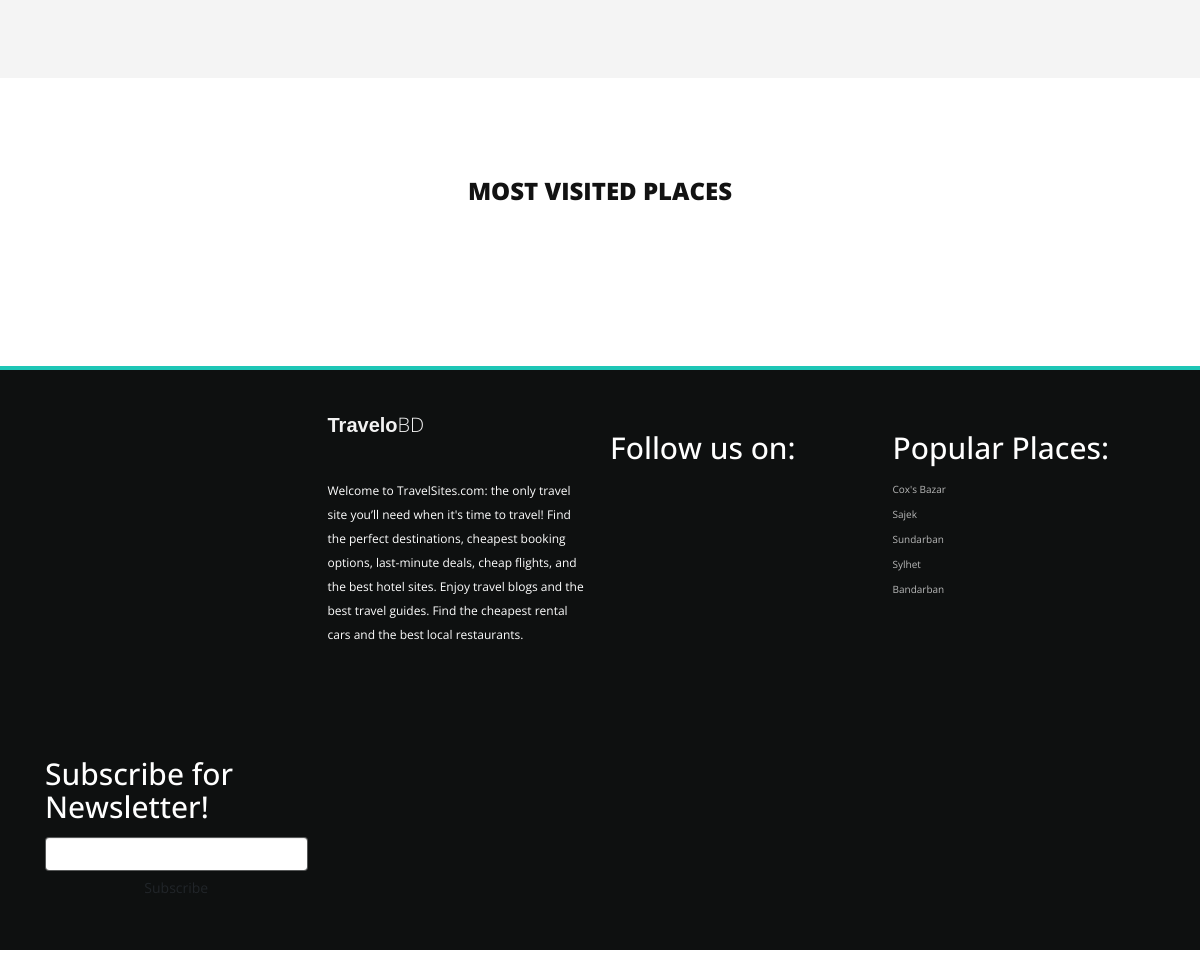
Before: /flight/ (lower part) with the older database file.
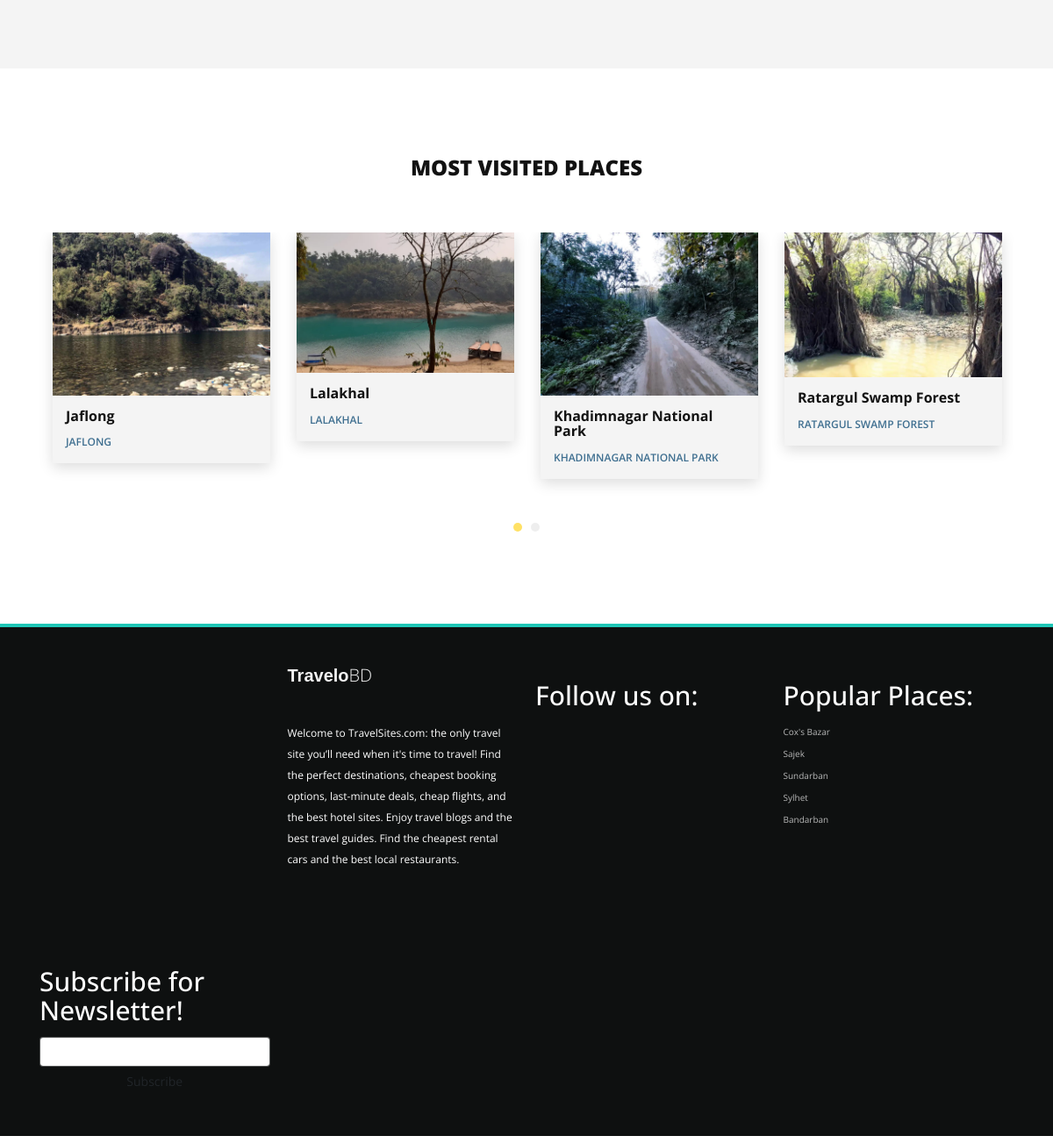
After: the same page with the newer database file.
### traveloBD/models.py (models this page shows, shortened)
class Tour_places(models.Model):
    name = models.CharField(null=False, max_length=120)
    des = models.TextField(null=False, blank=False, default='give the describtion')
    img = models.ImageField(null=True, blank=True, upload_to="img/%y")
    dist_info=models.ForeignKey(Dist_info,null=True,on_delete = models.SET_NULL)

### traveloBD/views.py (the view)
# urls.py: path('flight/',flight_ticket),
def flight_ticket(request):
    obj = Tour_places.objects.all()
    context = {
        'obj': obj
    }
    return render(request,'ticket/flight.html',context)

### traveloBD/templates/ticket/flight.html (shortened to what this page needs)
{%extends 'ticket/ticket_base.html'%}
{%load static%}
{%block ticket%}
    <div class="tabs-content" id="recommended-hotel">
        </div>
    <section id="most-visited">
        <div class="container">
            <div class="row">
                <div class="col-md-12">
                    <div class="section-heading">
                        <h2>Most Visited Places</h2>
                    </div>
                </div>
                <div class="col-md-12">
                    <div id="owl-mostvisited" class="owl-carousel owl-theme">
                                     {%for i in obj%}
                        <div class="item col-md-12">
                            <div class="visited-item">
                                <img src="{{i.img.url}}" alt="">
                                <div class="text-content">
                                    <h4>{{i.name}}</h4>
                                    <span>{{i.name}}</span>
                                </div>
                            </div>
                        </div>
                        {%endfor%}
                    </div>
                </div>
            </div>
        </div>
    </section>
{%endblock ticket%}

Changed rows visible on the page:
added Tour_places: img (picture), name "Jaflong", name "JAFLONG"
added Tour_places: img (picture), name "Lalakhal", name "LALAKHAL"
added Tour_places: img (picture), name "Khadimnagar National Park", name "KHADIMNAGAR NATIONAL PARK"
added Tour_places: img (picture), name "Ratargul Swamp Forest", name "RATARGUL SWAMP FOREST"
